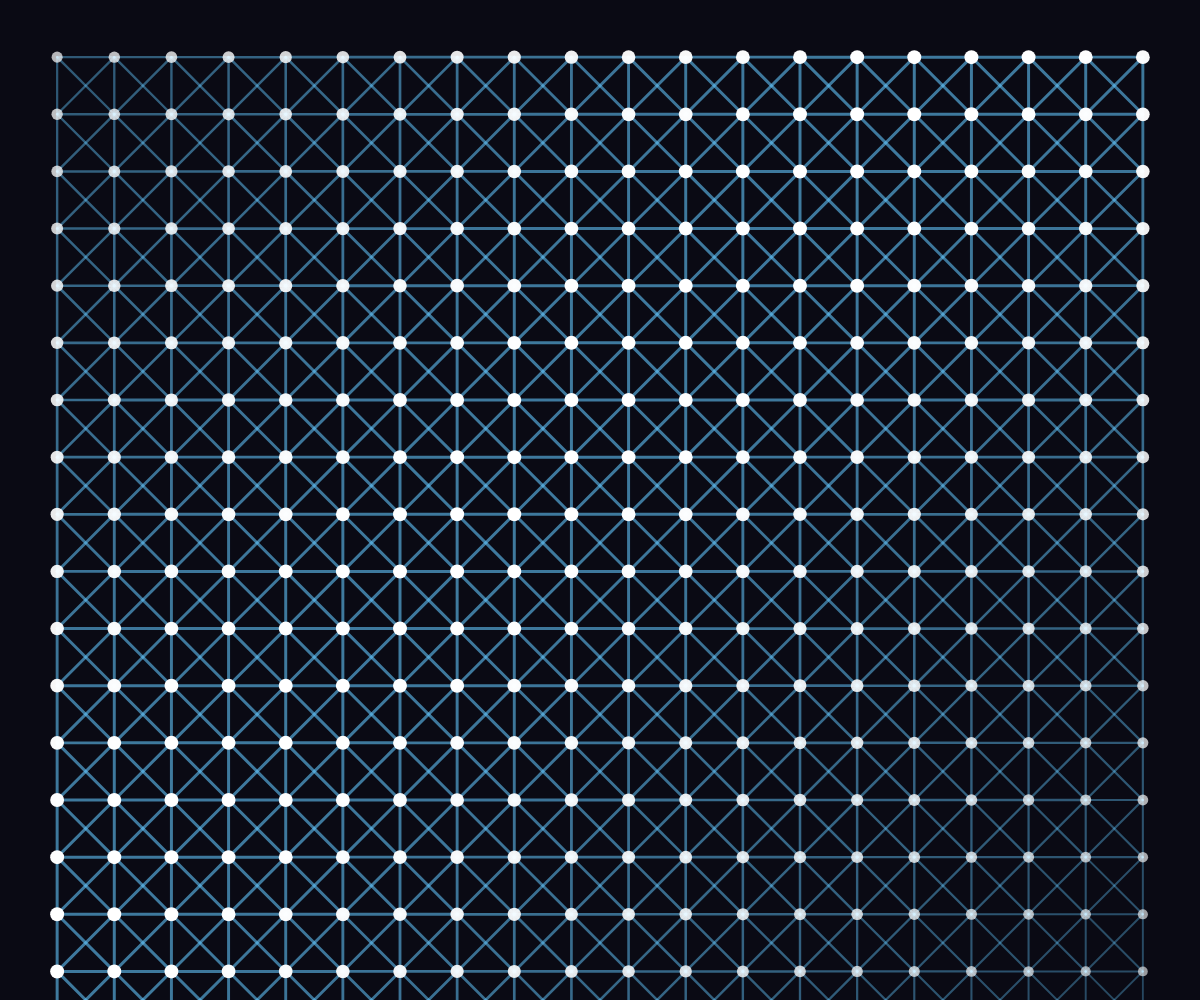
Frame 1 (no input)
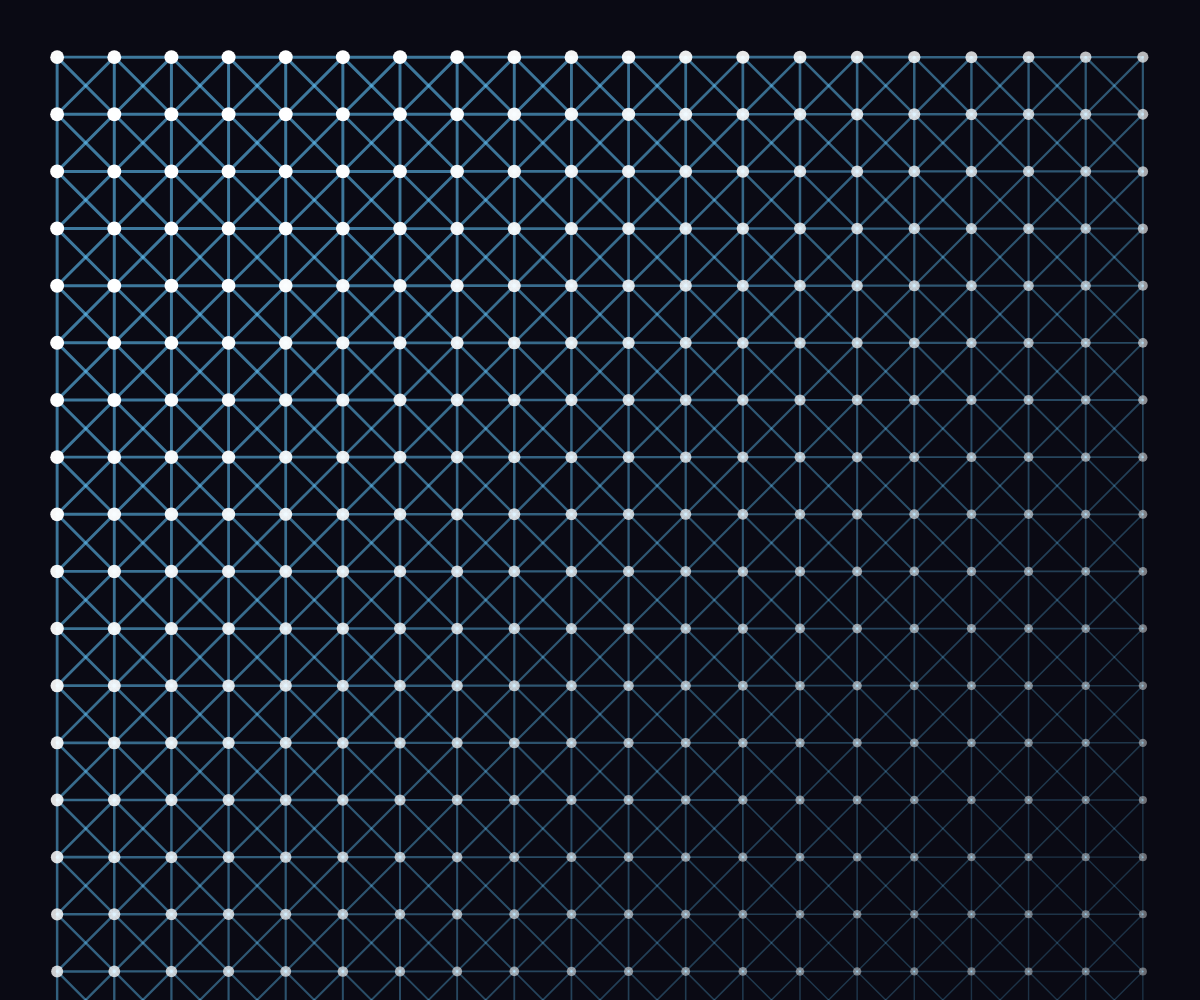
Frame 60 (no input)
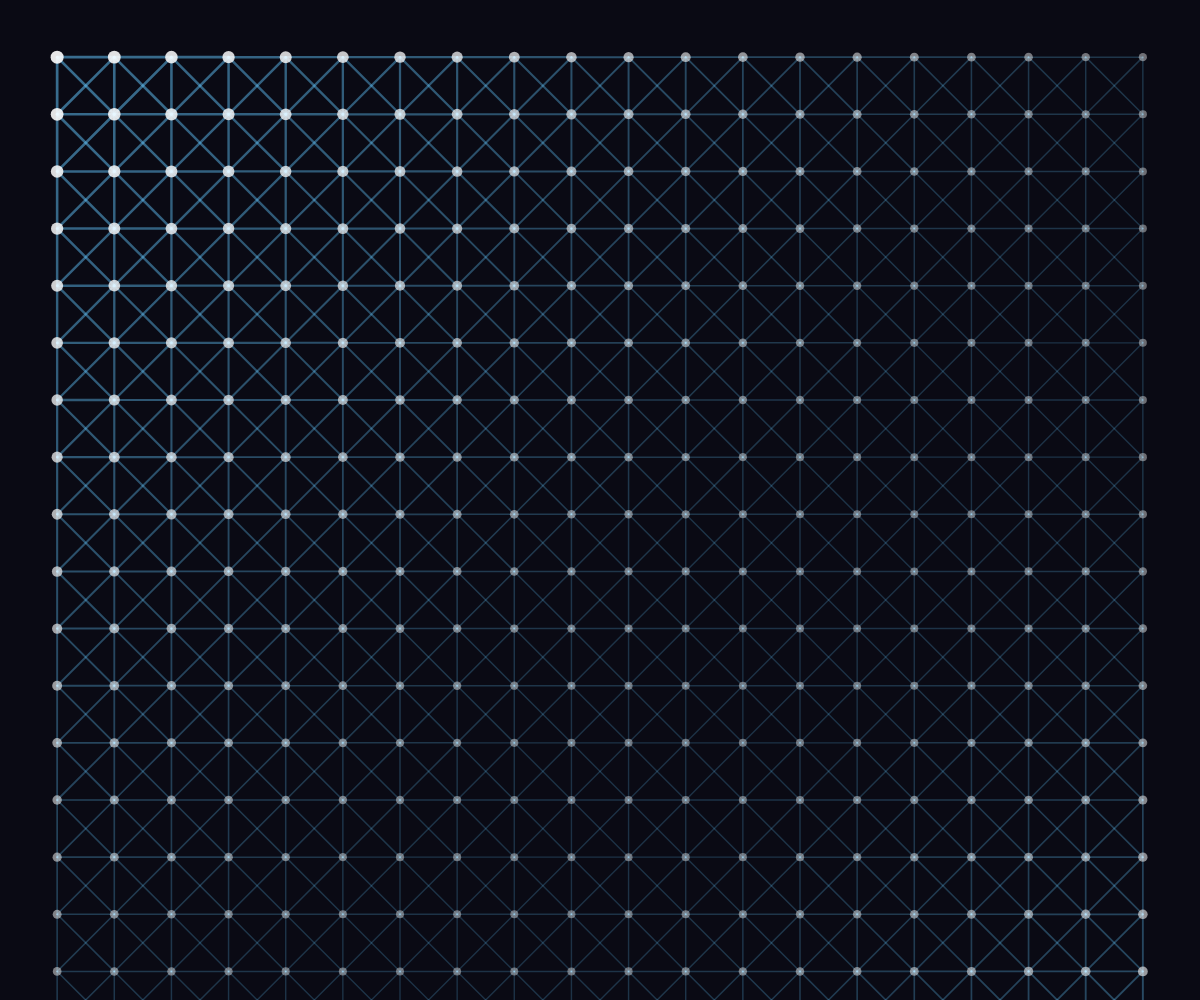
Frame 120 (the mouse pressed at the canvas centre since frame 60)

The p5.js sketch that drew these frames (run headless with seeded random() and noise() and a simulated clock; from frame 60 on, the mouse is pressed at the canvas centre):

// p5.js sketch
// ── sketch.js
let circuits = [];
let connections = [];
let time = 0;

function setup() {
  createCanvas(windowWidth, windowHeight);
  noStroke();
  
  // Create a grid of circuit nodes
  const gridSize = 20;
  const spacing = width / (gridSize + 1);
  
  for (let i = 0; i < gridSize; i++) {
    circuits[i] = [];
    for (let j = 0; j < gridSize; j++) {
      circuits[i][j] = {
        x: spacing * (i + 1),
        y: spacing * (j + 1),
        pulse: random(1),
        connections: []
      };
    }
  }
  
  // Connect nodes to create a lattice structure
  for (let i = 0; i < gridSize; i++) {
    for (let j = 0; j < gridSize; j++) {
      if (i < gridSize - 1) circuits[i][j].connections.push(circuits[i + 1][j]);
      if (j < gridSize - 1) circuits[i][j].connections.push(circuits[i][j + 1]);
      if (i > 0 && j > 0) circuits[i][j].connections.push(circuits[i - 1][j - 1]);
      if (i < gridSize - 1 && j > 0) circuits[i][j].connections.push(circuits[i + 1][j - 1]);
    }
  }
  
  // Flatten connections for drawing
  for (let i = 0; i < gridSize; i++) {
    for (let j = 0; j < gridSize; j++) {
      for (let conn of circuits[i][j].connections) {
        connections.push({
          from: circuits[i][j],
          to: conn,
          intensity: 0
        });
      }
    }
  }
}

function draw() {
  background(10, 10, 20);
  
  time += 0.02;
  
  // Update pulse values for each circuit node
  for (let i = 0; i < circuits.length; i++) {
    for (let j = 0; j < circuits[i].length; j++) {
      circuits[i][j].pulse = sin(time + i * 0.1 + j * 0.1) * 0.5 + 0.5;
    }
  }
  
  // Update connection intensities
  for (let conn of connections) {
    const avgPulse = (conn.from.pulse + conn.to.pulse) / 2;
    conn.intensity = map(avgPulse, 0, 1, 0.2, 1);
  }
  
  // Draw connections with varying glow intensity
  for (let conn of connections) {
    const alpha = map(conn.intensity, 0, 1, 30, 150);
    
    push();
    stroke(100, 200, 255, alpha);
    strokeWeight(1 + conn.intensity * 2);
    line(conn.from.x, conn.from.y, conn.to.x, conn.to.y);
    pop();
  }
  
  // Draw circuit nodes with pulsing glow
  for (let i = 0; i < circuits.length; i++) {
    for (let j = 0; j < circuits[i].length; j++) {
      const node = circuits[i][j];
      const pulse = node.pulse;
      
      push();
      fill(255, 255, 255, 100 + pulse * 155);
      noStroke();
      ellipse(node.x, node.y, 8 + pulse * 6, 8 + pulse * 6);
      pop();
    }
  }
}

function windowResized() {
  resizeCanvas(windowWidth, windowHeight);
}
